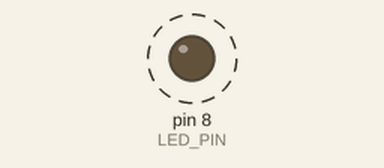
Bench run of a sketch on a simulated Arduino Uno, built with avr-gcc and run on an emulated ATmega328P. Parts: output pins drawn as LEDs (lit = HIGH). Dashed ring = blinking.

Above: at 0.5 s.
Timing chart, 0 to 4.6 s (numbered marks = the images above):
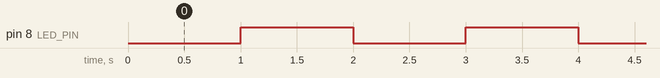

Measured:
- by itself, pin 8 (LED_PIN): alternates HIGH for 1.0 s and LOW for 1.0 s

The sketch:

led_blinking.ino
```cpp
/*
  LED Blinking using Arduino UNO
  Reconstructed reference implementation.
  Original user source code: not available.
  Physical hardware test: not yet performed.

  D8 -> 330 ohm resistor -> LED anode (+)
  LED cathode (-) -> GND
  For the onboard LED, change LED_PIN to LED_BUILTIN.
*/

const uint8_t LED_PIN = 8;
const unsigned long BLINK_INTERVAL_MS = 1000;

bool ledState = LOW;
unsigned long previousToggleTime = 0;

void setup() {
  pinMode(LED_PIN, OUTPUT);
  digitalWrite(LED_PIN, ledState);
}

void loop() {
  const unsigned long currentTime = millis();

  if (currentTime - previousToggleTime >= BLINK_INTERVAL_MS) {
    previousToggleTime = currentTime;
    ledState = !ledState;
    digitalWrite(LED_PIN, ledState);
  }
}
```
